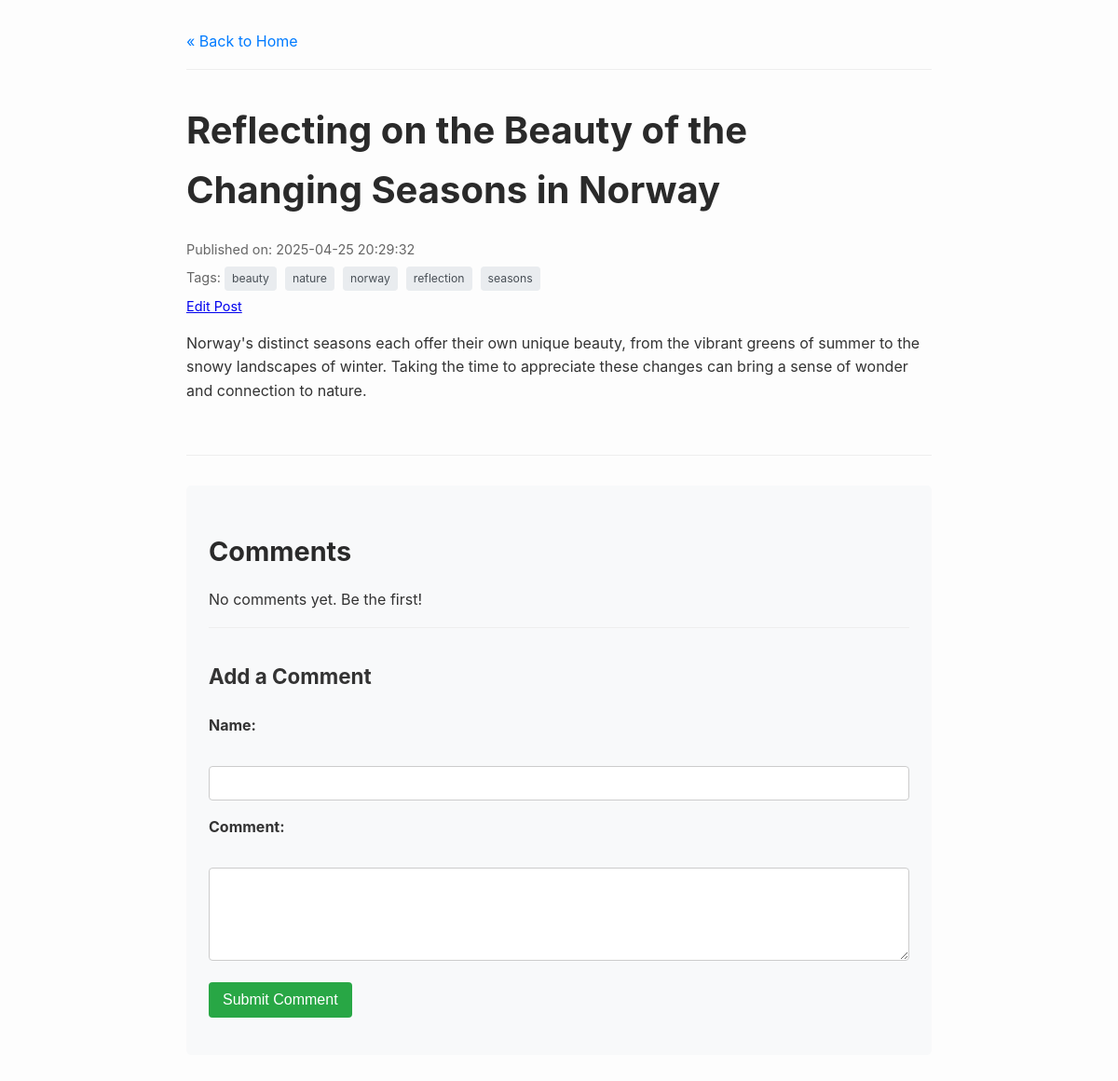
The page /post/25 on the database its author committed.
### tables this page shows
CREATE TABLE posts (
    id INTEGER PRIMARY KEY AUTOINCREMENT, -- Unique identifier for each post
    title TEXT NOT NULL,                  -- Title of the blog post
    content TEXT NOT NULL,                -- Main body/content of the post
    published_date TIMESTAMP NOT NULL DEFAULT CURRENT_TIMESTAMP -- When the post was created/published
);

CREATE TABLE tags (
    id INTEGER PRIMARY KEY AUTOINCREMENT, -- Unique identifier for each tag
    name TEXT NOT NULL UNIQUE             -- Name of the tag (must be unique)
);

### app.py (the view, shortened to what this page needs)
@app.route('/post/<int:post_id>', methods=('GET', 'POST'))
def post(post_id):
    post_data = db.get_post_by_id(post_id)
    if post_data is None:
        abort(404)
    tags_data = db.get_tags_for_post(post_id)
    comments_data = db.get_comments_for_post(post_id)
    return render_template('post.html',
                           post=post_data,
                           tags=tags_data,
                           comments=comments_data) # Pass comments to template

### db.py (called while the page is built)
def get_db():
    if 'db' not in g:
        db_path = current_app.config.get('DATABASE', DEFAULT_DATABASE_PATH)
        g.db = sqlite3.connect(db_path)
        g.db.row_factory = sqlite3.Row
    return g.db

def get_post_by_id(post_id):
    conn = get_db() # Use context connection
    post = conn.execute(
        "SELECT id, title, content, published_date FROM posts WHERE id = ?", (post_id,)
    ).fetchone()
    return post

def get_tags_for_post(post_id):
    conn = get_db() # Use context connection
    tags = conn.execute("""
        SELECT t.id, t.name
        FROM tags t
        JOIN post_tags pt ON t.id = pt.tag_id
        WHERE pt.post_id = ?
        ORDER BY t.name
    """, (post_id,)).fetchall()
    return tags

def get_comments_for_post(post_id):
    conn = get_db() # Use context connection
    comments = conn.execute("""
        SELECT id, author, content, published_date
        FROM comments
        WHERE post_id = ?
        ORDER BY published_date ASC
    """, (post_id,)).fetchall()
    return comments

### templates/post.html (shortened to what this page needs)
<!DOCTYPE html>
<html lang="en">
  <head>
    <link rel="stylesheet" href="{{ url_for('static', filename='style.css') }}">
  </head>
  <body>
    <nav>
      <a href="{{ url_for('index') }}">&laquo; Back to Home</a>
    </nav>
    <article>
      <h1>{{ post['title'] }}</h1>
      <div class="post-meta">
        Published on: {{ post['published_date'] }}
        {% if tags %}
        <div class="tags">
          Tags: {% for tag in tags %}
          <span
            ><a href="{{ url_for('posts_by_tag', tag_name=tag['name']) }}"
              >{{ tag['name'] }}</a
            >
          </span>
           {% endfor %}
        </div>
        {% endif %}
         <a href="{{ url_for('edit_post', post_id=post['id']) }}">Edit Post</a>
      </div>
      <div class="post-content">
        {{ post['content'] }}
      </div>
    </article>
    <hr />
    <section class="comments">
        <h2>Comments</h2>
        {% if comments %}
            {% for comment in comments %}
                <div class="comment">
                    <div class="comment-meta">
                        <strong>{{ comment['author'] }}</strong> commented on
                        {{ comment['published_date'] }}
                    </div>
                    <div class="comment-content">
                        <!-- Use |safe filter carefully if you ever allow HTML,
                             but generally avoid it for user comments.
                             Jinja2 auto-escapes by default. -->
                        {{ comment['content'] }}
                    </div>
                </div>
            {% endfor %}
        {% else %}
            <p>No comments yet. Be the first!</p>
        {% endif %}
        <hr style="margin: 1em 0;">
        <h3>Add a Comment</h3>
        <form method="post">
             <div>
                 <label for="author">Name:</label><br>
                 <input type="text" id="author" name="author" required size="40">
             </div>
             <div>
                 <label for="comment_content">Comment:</label><br>
                 <textarea id="comment_content" name="content" rows="4" required cols="60"></textarea>
             </div>
             <div>
                 <button type="submit">Submit Comment</button>
             </div>
        </form>
    </section>
  </body>
</html>

### static/style.css (style rules this page uses)
body { font-family: -apple-system, BlinkMacSystemFont, "Segoe UI", Roboto, "Helvetica Neue", Arial, sans-serif; line-height: 1.6; margin: 0 auto; max-width: 800px; padding: 2em; color: #333; background-color: #fdfdfd; }
nav { margin-bottom: 2em; padding-bottom: 1em; border-bottom: 1px solid #eee; }
nav a { text-decoration: none; color: #007bff; margin-right: 1em; }
h1, h2 { color: #2a2a2a; margin-bottom: 0.5em; }
h1 { font-size: 2.5em; }
h2 { font-size: 1.8em; }
h3 { font-size: 1.4em; margin-top: 1.5em; }
article { border-bottom: 1px solid #eee; padding-bottom: 1.5em; margin-bottom: 1.5em; }
article:last-of-type { border-bottom: none; }
.post-meta { color: #666; font-size: 0.9em; margin-bottom: 1em; }
.post-content { margin-top: 1em; }
.tags { margin-top: 0.5em; }
.tags a { display: inline-block; background-color: #e9ecef; color: #495057; padding: 3px 8px; border-radius: 4px; margin-right: 5px; margin-bottom: 5px; font-size: 0.85em; text-decoration: none; transition: background-color 0.2s ease; }
.comments { margin-top: 2em; background-color: #f8f9fa; padding: 1.5em; border-radius: 5px; }
form div { margin-bottom: 1em; }
form label { display: block; margin-bottom: 0.3em; font-weight: bold; }
form input[type="text"], form textarea { width: 100%; padding: 10px; border: 1px solid #ccc; border-radius: 4px; box-sizing: border-box; }
form textarea { min-height: 100px; resize: vertical; }
form button { padding: 10px 15px; background-color: #28a745; color: white; border: none; border-radius: 4px; cursor: pointer; font-size: 1em; }
hr { border: 0; height: 1px; background-color: #eee; margin: 2em 0; }

### rows shown on the page
posts: title "Reflecting on the Beauty of the Changing Seasons in Norway", published_date "2025-04-25 20:29:32", content "Norway's distinct seasons each offer their own unique beauty, from the vibrant greens of summer to the snowy landscapes of winter. Taking the time to appreciate these changes can bring a sense of wonder and connection to nature."
tags: name "beauty"
tags: name "nature"
tags: name "norway"
tags: name "reflection"
tags: name "seasons"
